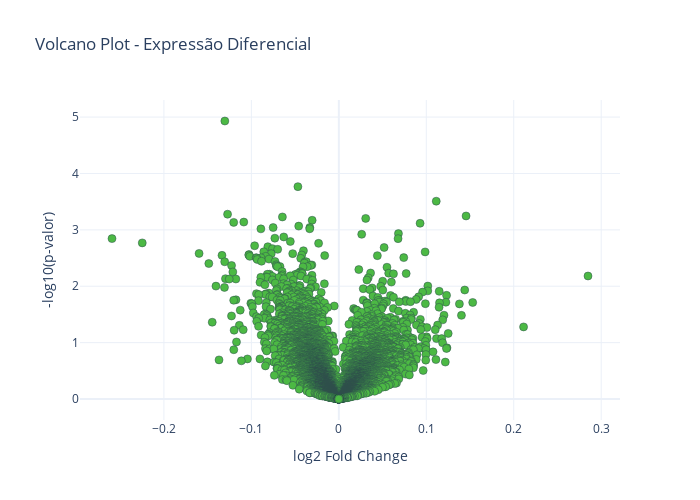

The code cell stored with this chart in its notebook:
### Code cell
import plotly.graph_objects as go

# Adiciona coluna para -log10(pval)
res_df['-log10_pval'] = -np.log10(res_df['pval'])

# Define cores: destaque genes significativos
colors = np.where((res_df['pval'] < 0.05) & (abs(res_df['log2fc']) > 1), '#A259C6', '#4CB944')

fig = go.Figure()

fig.add_trace(go.Scatter(
    x=res_df['log2fc'],
    y=res_df['-log10_pval'],
    mode='markers',
    marker=dict(
        color=colors,
        size=8,
        line=dict(width=0.5, color='DarkSlateGrey')
    ),
    text=res_df['gene'],
    hovertemplate='Gene: %{text}<br>log2FC: %{x:.2f}<br>-log10(pval): %{y:.2f}<extra></extra>'
))

fig.update_layout(
    title='Volcano Plot - Expressão Diferencial',
    xaxis_title='log2 Fold Change',
    yaxis_title='-log10(p-valor)',
    template='plotly_white',
    width=700,
    height=500
)

fig.show()

### Figure 1 — Plotly figure (JSON) as saved in the notebook; plotly's stock layout.template omitted (floating-point values rounded to 4 significant figures; data arrays with more than 128 entries replaced by an {"elided": "..."} marker saying what was removed)
{"data": [{"hovertemplate": "Gene: %{text}<br>log2FC: %{x:.2f}<br>-log10(pval): %{y:.2f}<extra></extra>", "marker": {"color": {"elided": "20223 str values"}, "line": {"color": "DarkSlateGrey", "width": 0.5}, "size": 8}, "mode": "markers", "text": {"elided": "20223 str values"}, "type": "scatter", "x": {"elided": "20223 float values"}, "y": {"elided": "20223 float values"}}], "layout": {"height": 500, "title": {"text": "Volcano Plot - Expressão Diferencial"}, "width": 700, "xaxis": {"title": {"text": "log2 Fold Change"}}, "yaxis": {"title": {"text": "-log10(p-valor)"}}}}
